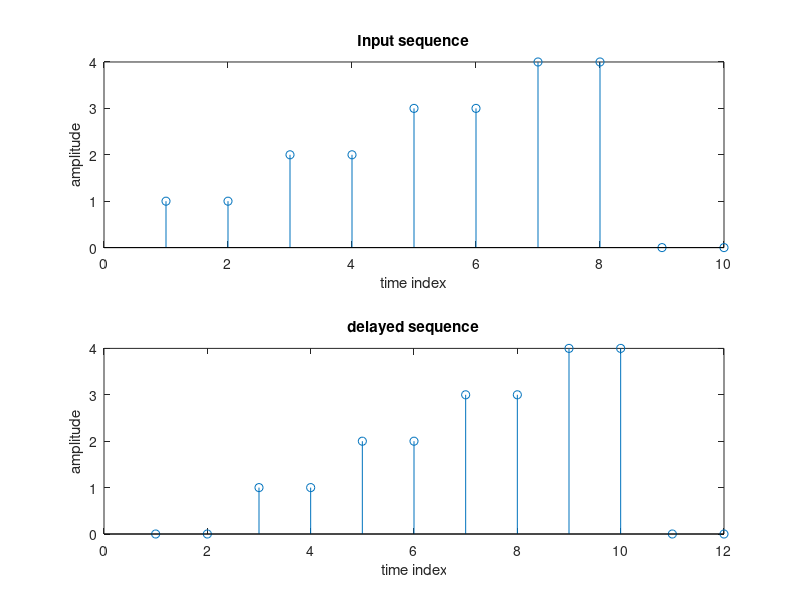

This figure's MATLAB source:
x=[1 1 2 2 3 3 4 4 0 0]; %input
n=2; %shift
x1=length(x);
xn=x1+n;
for i=1:xn;
    if(i<=n)
        xn0(i)=0;
    else
        xn0(i)=x(i-n);
    end;
end;


subplot(2,1,1);
stem(x);
title('Input sequence');
xlabel('time index');
ylabel('amplitude');
subplot(2,1,2);
stem(xn0);
title('delayed sequence');
xlabel('time index');
ylabel('amplitude');

